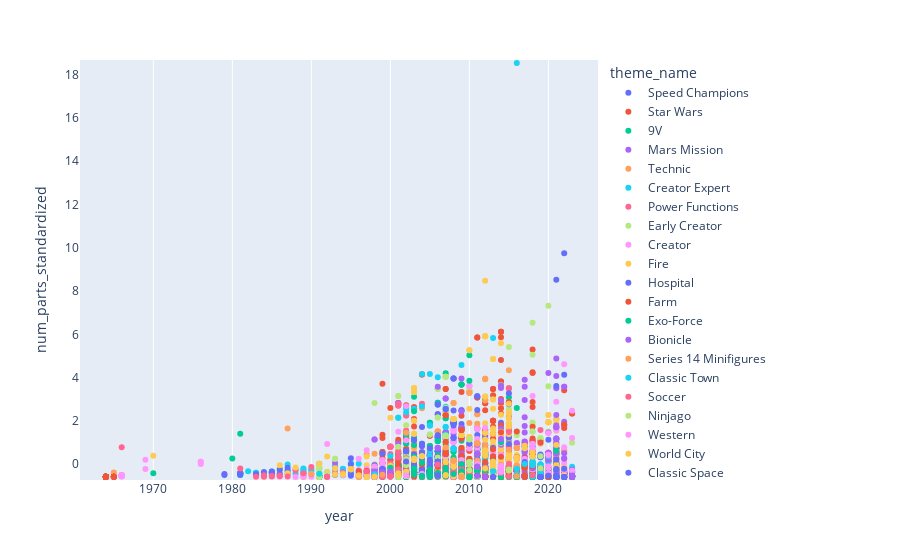

The cell this chart's notebook holds for it:
### Code cell
import plotly.express as px
fig = px.strip(df, x='year', y='num_parts_standardized', orientation='h', color='theme_name')
fig.show()
